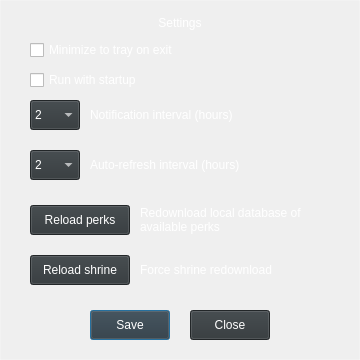
<?xml version="1.0" encoding="UTF-8"?>
<ui version="4.0">
 <class>Dialog</class>
 <widget class="QDialog" name="Dialog">
  <property name="geometry">
   <rect>
    <x>0</x>
    <y>0</y>
    <width>360</width>
    <height>360</height>
   </rect>
  </property>
  <property name="sizePolicy">
   <sizepolicy hsizetype="Fixed" vsizetype="Fixed">
    <horstretch>0</horstretch>
    <verstretch>0</verstretch>
   </sizepolicy>
  </property>
  <property name="minimumSize">
   <size>
    <width>360</width>
    <height>360</height>
   </size>
  </property>
  <property name="maximumSize">
   <size>
    <width>360</width>
    <height>300</height>
   </size>
  </property>
  <property name="windowTitle">
   <string>Settings</string>
  </property>
  <property name="styleSheet">
   <string notr="true">QLabel#settings_lbl {
	color: white;
	font: 14pt &quot;Sylfaen&quot;;
}

QCheckBox {
	color: white;
	font: 12pt &quot;Sylfaen&quot;;
}

QLabel {
	color: white;
	font: 12pt &quot;Sylfaen&quot;;
}

QPushButton {
	color: white;
	font: 12pt &quot;Sylfaen&quot;;
	background-color:#2F3538;
}

QPushButton:hover {
	color: white;
	font: 12pt &quot;Sylfaen&quot;;
	background-color:#404040;
}

QLabel#bg {
	border: 1px solid rgba(255, 255, 255, 0.2);
}

QComboBox {
	color: white;
	font: 12pt &quot;Sylfaen&quot;;
	background-color:#2F3538;
	selection-background-color:#2F3538;
}

QComboBox QAbstractItemView {
	color: white;
	font: 12pt &quot;Sylfaen&quot;;
    background-color:#2F3538;
	selection-background-color: #404040;
	outline: 0;
}

QScrollBar:vertical {    
	color: white;
	font: 12pt &quot;Sylfaen&quot;;
	background:#404040;
}</string>
  </property>
  <widget class="QCheckBox" name="tray_check">
   <property name="geometry">
    <rect>
     <x>30</x>
     <y>40</y>
     <width>200</width>
     <height>20</height>
    </rect>
   </property>
   <property name="text">
    <string>Minimize to tray on exit</string>
   </property>
   <property name="checked">
    <bool>false</bool>
   </property>
  </widget>
  <widget class="QPushButton" name="save_btn">
   <property name="geometry">
    <rect>
     <x>90</x>
     <y>310</y>
     <width>80</width>
     <height>30</height>
    </rect>
   </property>
   <property name="text">
    <string>Save</string>
   </property>
  </widget>
  <widget class="QLabel" name="settings_lbl">
   <property name="geometry">
    <rect>
     <x>140</x>
     <y>10</y>
     <width>80</width>
     <height>25</height>
    </rect>
   </property>
   <property name="text">
    <string>Settings</string>
   </property>
   <property name="alignment">
    <set>Qt::AlignCenter</set>
   </property>
  </widget>
  <widget class="QLabel" name="reset_lbl">
   <property name="geometry">
    <rect>
     <x>140</x>
     <y>200</y>
     <width>200</width>
     <height>40</height>
    </rect>
   </property>
   <property name="text">
    <string>Redownload local database of available perks</string>
   </property>
   <property name="alignment">
    <set>Qt::AlignLeading|Qt::AlignLeft|Qt::AlignVCenter</set>
   </property>
   <property name="wordWrap">
    <bool>true</bool>
   </property>
  </widget>
  <widget class="QCheckBox" name="startup_check">
   <property name="geometry">
    <rect>
     <x>30</x>
     <y>70</y>
     <width>200</width>
     <height>20</height>
    </rect>
   </property>
   <property name="text">
    <string>Run with startup</string>
   </property>
   <property name="checked">
    <bool>false</bool>
   </property>
  </widget>
  <widget class="QLabel" name="bg">
   <property name="geometry">
    <rect>
     <x>0</x>
     <y>0</y>
     <width>360</width>
     <height>360</height>
    </rect>
   </property>
   <property name="styleSheet">
    <string notr="true"/>
   </property>
   <property name="text">
    <string/>
   </property>
   <property name="pixmap">
    <pixmap>../rsc/bg.png</pixmap>
   </property>
  </widget>
  <widget class="QPushButton" name="reset_btn">
   <property name="geometry">
    <rect>
     <x>30</x>
     <y>205</y>
     <width>100</width>
     <height>30</height>
    </rect>
   </property>
   <property name="text">
    <string>Reload perks</string>
   </property>
   <property name="checkable">
    <bool>false</bool>
   </property>
  </widget>
  <widget class="QPushButton" name="close_btn">
   <property name="geometry">
    <rect>
     <x>190</x>
     <y>310</y>
     <width>80</width>
     <height>30</height>
    </rect>
   </property>
   <property name="text">
    <string>Close</string>
   </property>
  </widget>
  <widget class="QComboBox" name="notif_combo">
   <property name="geometry">
    <rect>
     <x>30</x>
     <y>100</y>
     <width>50</width>
     <height>30</height>
    </rect>
   </property>
   <property name="styleSheet">
    <string notr="true"/>
   </property>
   <item>
    <property name="text">
     <string>2</string>
    </property>
   </item>
   <item>
    <property name="text">
     <string>4</string>
    </property>
   </item>
   <item>
    <property name="text">
     <string>6</string>
    </property>
   </item>
   <item>
    <property name="text">
     <string>8</string>
    </property>
   </item>
  </widget>
  <widget class="QComboBox" name="refr_combo">
   <property name="geometry">
    <rect>
     <x>30</x>
     <y>150</y>
     <width>50</width>
     <height>30</height>
    </rect>
   </property>
   <property name="styleSheet">
    <string notr="true"/>
   </property>
   <item>
    <property name="text">
     <string>2</string>
    </property>
   </item>
   <item>
    <property name="text">
     <string>4</string>
    </property>
   </item>
   <item>
    <property name="text">
     <string>6</string>
    </property>
   </item>
   <item>
    <property name="text">
     <string>8</string>
    </property>
   </item>
  </widget>
  <widget class="QLabel" name="notif_lbl">
   <property name="geometry">
    <rect>
     <x>90</x>
     <y>100</y>
     <width>200</width>
     <height>30</height>
    </rect>
   </property>
   <property name="text">
    <string>Notification interval (hours)</string>
   </property>
   <property name="alignment">
    <set>Qt::AlignLeading|Qt::AlignLeft|Qt::AlignVCenter</set>
   </property>
   <property name="wordWrap">
    <bool>true</bool>
   </property>
  </widget>
  <widget class="QLabel" name="refr_lbl">
   <property name="geometry">
    <rect>
     <x>90</x>
     <y>150</y>
     <width>200</width>
     <height>30</height>
    </rect>
   </property>
   <property name="text">
    <string>Auto-refresh interval (hours)</string>
   </property>
   <property name="alignment">
    <set>Qt::AlignLeading|Qt::AlignLeft|Qt::AlignVCenter</set>
   </property>
   <property name="wordWrap">
    <bool>true</bool>
   </property>
  </widget>
  <widget class="QLabel" name="reload_lbl">
   <property name="geometry">
    <rect>
     <x>140</x>
     <y>250</y>
     <width>200</width>
     <height>40</height>
    </rect>
   </property>
   <property name="text">
    <string>Force shrine redownload</string>
   </property>
   <property name="alignment">
    <set>Qt::AlignLeading|Qt::AlignLeft|Qt::AlignVCenter</set>
   </property>
   <property name="wordWrap">
    <bool>true</bool>
   </property>
  </widget>
  <widget class="QPushButton" name="reload_btn">
   <property name="geometry">
    <rect>
     <x>30</x>
     <y>255</y>
     <width>100</width>
     <height>30</height>
    </rect>
   </property>
   <property name="text">
    <string>Reload shrine</string>
   </property>
   <property name="checkable">
    <bool>false</bool>
   </property>
  </widget>
  <zorder>bg</zorder>
  <zorder>tray_check</zorder>
  <zorder>save_btn</zorder>
  <zorder>settings_lbl</zorder>
  <zorder>reset_lbl</zorder>
  <zorder>startup_check</zorder>
  <zorder>reset_btn</zorder>
  <zorder>close_btn</zorder>
  <zorder>notif_combo</zorder>
  <zorder>refr_combo</zorder>
  <zorder>notif_lbl</zorder>
  <zorder>refr_lbl</zorder>
  <zorder>reload_lbl</zorder>
  <zorder>reload_btn</zorder>
 </widget>
 <resources/>
 <connections/>
</ui>
